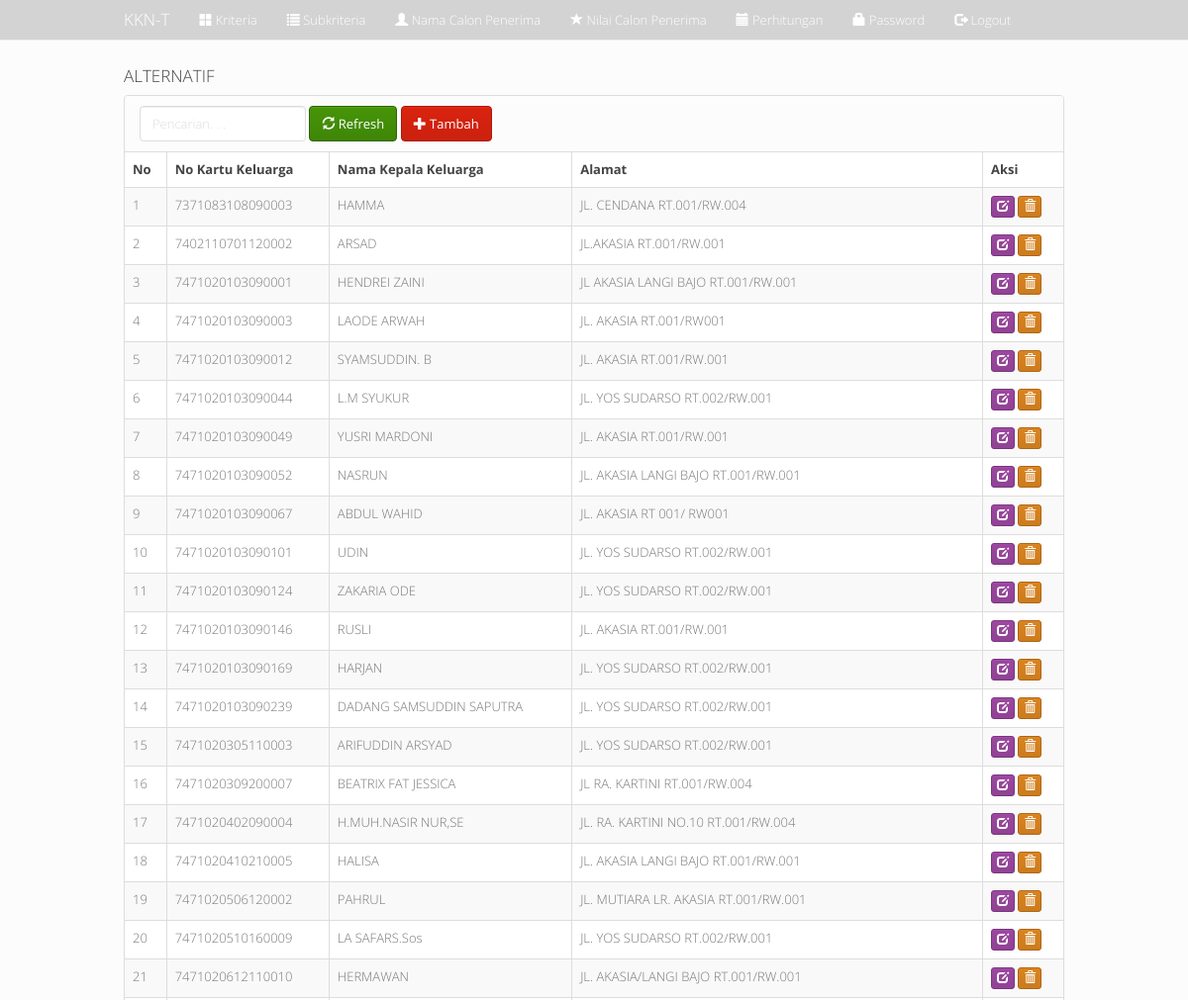
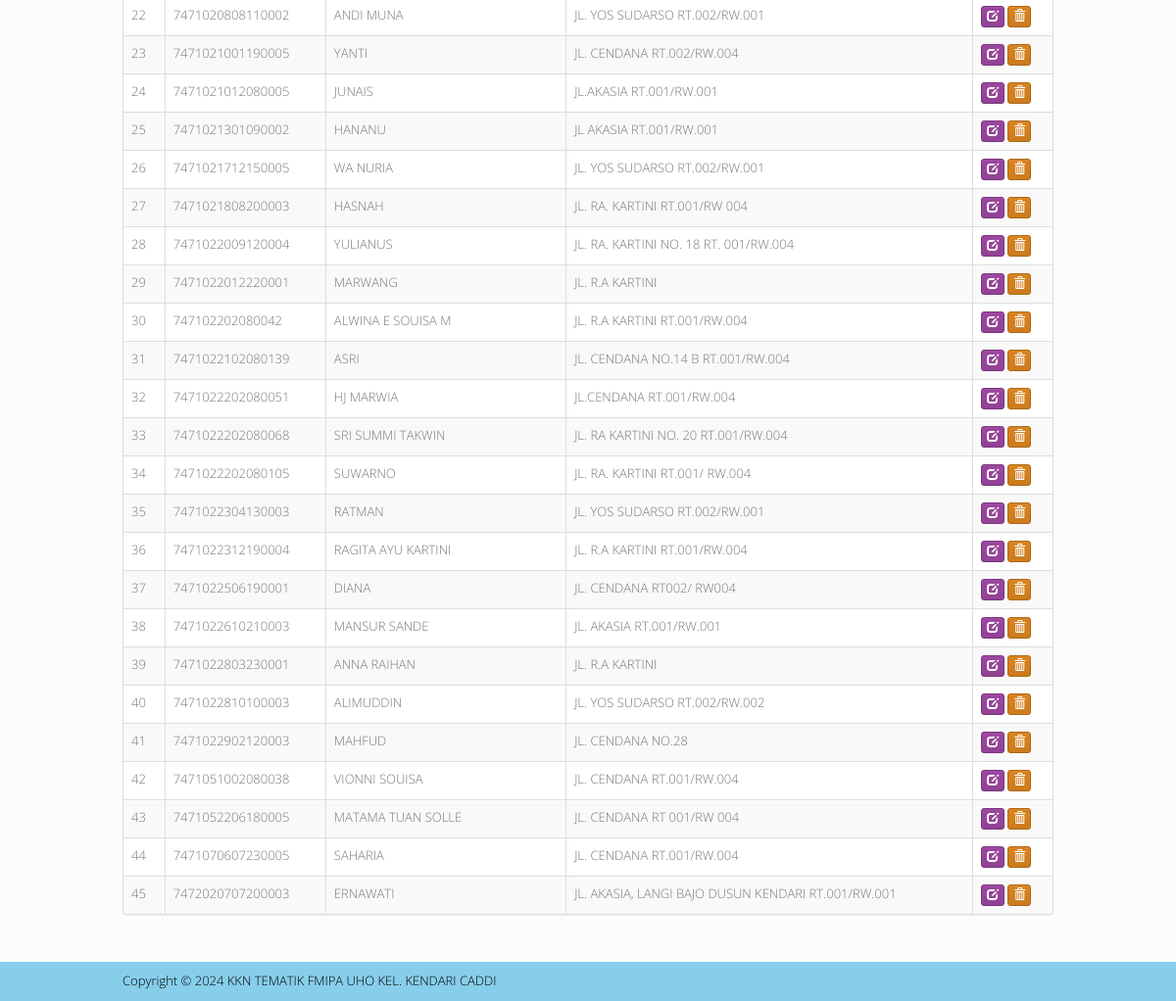
The app's page /index.php?m=alternatif (signed in) with its own data (2 pictures, top to bottom).
### tables this page shows
CREATE TABLE IF NOT EXISTS `tb_alternatif` (
  `kode_alternatif` varchar(16) NOT NULL,
  `nama_alternatif` varchar(256) DEFAULT NULL,
  `keterangan` text
);

### config.php (called while the page is built, shortened)
<?php
    $config["server"]='localhost';
    $config["username"]='root';
    $config["password"]='';
    $config["database_name"]='db_spk';
    include'includes/ez_sql_core.php';
    include'includes/ez_sql_mysqli.php';
    $db = new ezSQL_mysqli($config[username], $config[password], $config[database_name], $config[server]);
    include'includes/general.php';
?>

### includes/ez_sql_core.php (called while the page is built, shortened)
<?php
	class ezSQLcore
	{
		var $timers           = array();
		function get_host_port( $host, $default = false )
		{
			$port = $default;
			return array( $host, $port );
		}
		function flush()
		{
			$this->last_result = array();
		}
		function get_results($query=null, $output = OBJECT)
		{
			if ( $query )
			{
				$this->query($query);
			}
			if ( $output == OBJECT )
			{
				return $this->last_result;
			}
		}
		function timer_get_cur()
		{
			list($usec, $sec) = explode(" ",microtime());
			return ((float)$usec + (float)$sec);
		}
		function timer_start($timer_name)
		{
			$this->timers[$timer_name] = $this->timer_get_cur();
		}
		function timer_elapsed($timer_name)
		{
			return round($this->timer_get_cur() - $this->timers[$timer_name],2);
		}
	}

### includes/general.php (called while the page is built, shortened)
<?php
function esc_field($str){
    if (!get_magic_quotes_gpc())
        return addslashes($str);
    else
        return $str;
}

### includes/ez_sql_mysqli.php (called while the page is built, shortened)
<?php
	$ezsql_mysqli_str = array
	(
		1 => 'Require $dbuser and $dbpassword to connect to a database server',
		2 => 'Error establishing mySQLi database connection. Correct user/password? Correct hostname? Database server running?',
		3 => 'Require $dbname to select a database',
		4 => 'mySQLi database connection is not active',
		5 => 'Unexpected error while trying to select database'
	);
	class ezSQL_mysqli extends ezSQLcore
	{
		function connect($dbuser='', $dbpassword='', $dbhost='localhost', $dbport=false)
		{
			global $ezsql_mysqli_str; $return_val = false;
			if ( ! $dbuser )
			{
				$this->register_error($ezsql_mysqli_str[1].' in '.__FILE__.' on line '.__LINE__);
				$this->show_errors ? trigger_error($ezsql_mysqli_str[1],E_USER_WARNING) : null;
			}
			else
			{
				$this->dbh = new mysqli($dbhost,$dbuser,$dbpassword, '', $dbport);
				if( $this->dbh->connect_errno )
				{
					$this->register_error($ezsql_mysqli_str[2].' in '.__FILE__.' on line '.__LINE__);
					$this->show_errors ? trigger_error($ezsql_mysqli_str[2],E_USER_WARNING) : null;
				}
				else
				{
					$return_val = true;
				}
			}
			return $return_val;
		}
		function query($query)
		{
			$return_val = 0;
			$query = trim($query);
			$this->result = @$this->dbh->query($query);
			if ( preg_match("/^(insert|delete|update|replace|truncate|drop|create|alter|begin|commit|rollback|set|lock|unlock|call)/i",$query) )
			{
				$is_insert = true;
				$this->rows_affected = @$this->dbh->affected_rows;
				if ( preg_match("/^(insert|replace)\s+/i",$query) )
				{
					$this->insert_id = @$this->dbh->insert_id;
				}
				$return_val = $this->rows_affected;
			}
			else
			{
				$is_insert = false;
				$i=0;
				$num_rows=0;
				while ( $row = @$this->result->fetch_object() )
				{
					$num_rows++;
				}
				$this->num_rows = $num_rows;
				$return_val = $this->num_rows;
			}
			return $return_val;
		}
	}

### alternatif.php (the view, shortened to what this page needs)
 <h4 class="page-head-line">ALTERNATIF</h4>
<div class="panel panel-default">
<div class="panel-heading">
    <form class="form-inline">
        <div class="form-group">
            <input class="form-control" type="text" placeholder="Pencarian. . ." name="q" value="<?=$_GET['q']?>" />
        </div>
        <div class="form-group">
            <button class="btn btn-success"><span class="glyphicon glyphicon-refresh"></span> Refresh</a>
        </div>
        <div class="form-group">
            <a class="btn btn-primary" href="?m=alternatif_tambah"><span class="glyphicon glyphicon-plus"></span> Tambah</a>
        </div>
    </form>
</div>
<table class="table table-bordered table-hover table-striped">
<thead>
    <tr>
        <th>No</th>
        <th>No Kartu Keluarga</th>
        <th>Nama Kepala Keluarga</th>
        <th>Alamat</th>
        <th>Aksi</th>
    </tr>
</thead>
<?php
$q = esc_field($_GET['q']);
$rows = $db->get_results("SELECT * FROM tb_alternatif WHERE nama_alternatif LIKE '%$q%' ORDER BY kode_alternatif");
$no=0;
foreach($rows as $row):?>
<tr>
    <td><?=++$no ?></td>
    <td><?=$row->kode_alternatif?></td>
    <td><?=$row->nama_alternatif?></td>
    <td><?=$row->keterangan?></td>
    <td>
        <a class="btn btn-xs btn-warning" href="?m=alternatif_ubah&ID=<?=$row->kode_alternatif?>"><span class="glyphicon glyphicon-edit"></span></a>
        <a class="btn btn-xs btn-danger" href="aksi.php?act=alternatif_hapus&ID=<?=$row->kode_alternatif?>" onclick="return confirm('Hapus data?')"><span class="glyphicon glyphicon-trash"></span></a>
    </td>
</tr>
<?php endforeach;
?>
</table>
</div>

### assets/css/general.css (style rules this page uses)
html { position: relative; min-height: 100%; }
body { margin-bottom: 70px; }

### records on screen
tb_alternatif: kode_alternatif "7371083108090003", nama_alternatif "HAMMA", keterangan "JL. CENDANA RT.001/RW.004"
tb_alternatif: kode_alternatif "7402110701120002", nama_alternatif "ARSAD", keterangan "JL.AKASIA RT.001/RW.001"
tb_alternatif: kode_alternatif "7471020103090001", nama_alternatif "HENDREI ZAINI", keterangan "JL AKASIA LANGI BAJO RT.001/RW.001"
tb_alternatif: kode_alternatif "7471020103090003", nama_alternatif "LAODE ARWAH", keterangan "JL. AKASIA RT.001/RW001"
tb_alternatif: kode_alternatif "7471020103090012", nama_alternatif "SYAMSUDDIN. B", keterangan "JL. AKASIA RT.001/RW.001"
tb_alternatif: kode_alternatif "7471020103090044", nama_alternatif "L.M SYUKUR", keterangan "JL. YOS SUDARSO RT.002/RW.001"
tb_alternatif: kode_alternatif "7471020103090049", nama_alternatif "YUSRI MARDONI", keterangan "JL. AKASIA RT.001/RW.001"
tb_alternatif: kode_alternatif "7471020103090052", nama_alternatif "NASRUN", keterangan "JL. AKASIA LANGI BAJO RT.001/RW.001"
tb_alternatif: kode_alternatif "7471020103090067", nama_alternatif "ABDUL WAHID", keterangan "JL. AKASIA RT 001/ RW001"
tb_alternatif: kode_alternatif "7471020103090101", nama_alternatif "UDIN", keterangan "JL. YOS SUDARSO RT.002/RW.001"
tb_alternatif: kode_alternatif "7471020103090124", nama_alternatif "ZAKARIA ODE", keterangan "JL. YOS SUDARSO RT.002/RW.001"
tb_alternatif: kode_alternatif "7471020103090146", nama_alternatif "RUSLI", keterangan "JL. AKASIA RT.001/RW.001"
tb_alternatif: kode_alternatif "7471020103090169", nama_alternatif "HARJAN", keterangan "JL. YOS SUDARSO RT.002/RW.001"
tb_alternatif: kode_alternatif "7471020103090239", nama_alternatif "DADANG SAMSUDDIN SAPUTRA", keterangan "JL. YOS SUDARSO RT.002/RW.001"
tb_alternatif: kode_alternatif "7471020305110003", nama_alternatif "ARIFUDDIN ARSYAD", keterangan "JL. YOS SUDARSO RT.002/RW.001"
tb_alternatif: kode_alternatif "7471020309200007", nama_alternatif "BEATRIX FAT JESSICA", keterangan "JL RA. KARTINI RT.001/RW.004"
tb_alternatif: kode_alternatif "7471020402090004", nama_alternatif "H.MUH.NASIR NUR,SE", keterangan "JL. RA. KARTINI NO.10 RT.001/RW.004"
tb_alternatif: kode_alternatif "7471020410210005", nama_alternatif "HALISA", keterangan "JL. AKASIA LANGI BAJO RT.001/RW.001"
tb_alternatif: kode_alternatif "7471020506120002", nama_alternatif "PAHRUL", keterangan "JL. MUTIARA LR. AKASIA RT.001/RW.001"
tb_alternatif: kode_alternatif "7471020510160009", nama_alternatif "LA SAFARS.Sos", keterangan "JL. YOS SUDARSO RT.002/RW.001"
tb_alternatif: kode_alternatif "7471020612110010", nama_alternatif "HERMAWAN", keterangan "JL. AKASIA/LANGI BAJO RT.001/RW.001"
tb_alternatif: kode_alternatif "7471020808110002", nama_alternatif "ANDI MUNA", keterangan "JL. YOS SUDARSO RT.002/RW.001"
tb_alternatif: kode_alternatif "7471021001190005", nama_alternatif "YANTI", keterangan "JL. CENDANA RT.002/RW.004"
tb_alternatif: kode_alternatif "7471021012080005", nama_alternatif "JUNAIS", keterangan "JL.AKASIA RT.001/RW.001"
tb_alternatif: kode_alternatif "7471021301090002", nama_alternatif "HANANU", keterangan "JL AKASIA RT.001/RW.001"
tb_alternatif: kode_alternatif "7471021712150005", nama_alternatif "WA NURIA", keterangan "JL. YOS SUDARSO RT.002/RW.001"
tb_alternatif: kode_alternatif "7471021808200003", nama_alternatif "HASNAH", keterangan "JL. RA. KARTINI RT.001/RW 004"
tb_alternatif: kode_alternatif "7471022009120004", nama_alternatif "YULIANUS", keterangan "JL. RA. KARTINI NO. 18 RT. 001/RW.004"
tb_alternatif: kode_alternatif "7471022012220001", nama_alternatif "MARWANG", keterangan "JL. R.A KARTINI"
tb_alternatif: kode_alternatif "747102202080042", nama_alternatif "ALWINA E SOUISA M", keterangan "JL. R.A KARTINI RT.001/RW.004"
tb_alternatif: kode_alternatif "7471022102080139", nama_alternatif "ASRI", keterangan "JL. CENDANA NO.14 B RT.001/RW.004"
tb_alternatif: kode_alternatif "7471022202080051", nama_alternatif "HJ MARWIA", keterangan "JL.CENDANA RT.001/RW.004"
tb_alternatif: kode_alternatif "7471022202080068", nama_alternatif "SRI SUMMI TAKWIN", keterangan "JL. RA KARTINI NO. 20 RT.001/RW.004"
tb_alternatif: kode_alternatif "7471022202080105", nama_alternatif "SUWARNO", keterangan "JL. RA. KARTINI RT.001/ RW.004"
tb_alternatif: kode_alternatif "7471022304130003", nama_alternatif "RATMAN", keterangan "JL. YOS SUDARSO RT.002/RW.001"
tb_alternatif: kode_alternatif "7471022312190004", nama_alternatif "RAGITA AYU KARTINI", keterangan "JL. R.A KARTINI RT.001/RW.004"
tb_alternatif: kode_alternatif "7471022506190001", nama_alternatif "DIANA", keterangan "JL. CENDANA RT002/ RW004"
tb_alternatif: kode_alternatif "7471022610210003", nama_alternatif "MANSUR SANDE", keterangan "JL. AKASIA RT.001/RW.001"
tb_alternatif: kode_alternatif "7471022803230001", nama_alternatif "ANNA RAIHAN", keterangan "JL. R.A KARTINI"
tb_alternatif: kode_alternatif "7471022810100003", nama_alternatif "ALIMUDDIN", keterangan "JL. YOS SUDARSO RT.002/RW.002"
tb_alternatif: kode_alternatif "7471022902120003", nama_alternatif "MAHFUD", keterangan "JL. CENDANA NO.28"
tb_alternatif: kode_alternatif "7471051002080038", nama_alternatif "VIONNI SOUISA", keterangan "JL. CENDANA RT.001/RW.004"
tb_alternatif: kode_alternatif "7471052206180005", nama_alternatif "MATAMA TUAN SOLLE", keterangan "JL. CENDANA RT 001/RW 004"
tb_alternatif: kode_alternatif "7471070607230005", nama_alternatif "SAHARIA", keterangan "JL. CENDANA RT.001/RW.004"
tb_alternatif: kode_alternatif "7472020707200003", nama_alternatif "ERNAWATI", keterangan "JL. AKASIA, LANGI BAJO DUSUN KENDARI RT.001/RW.001"
